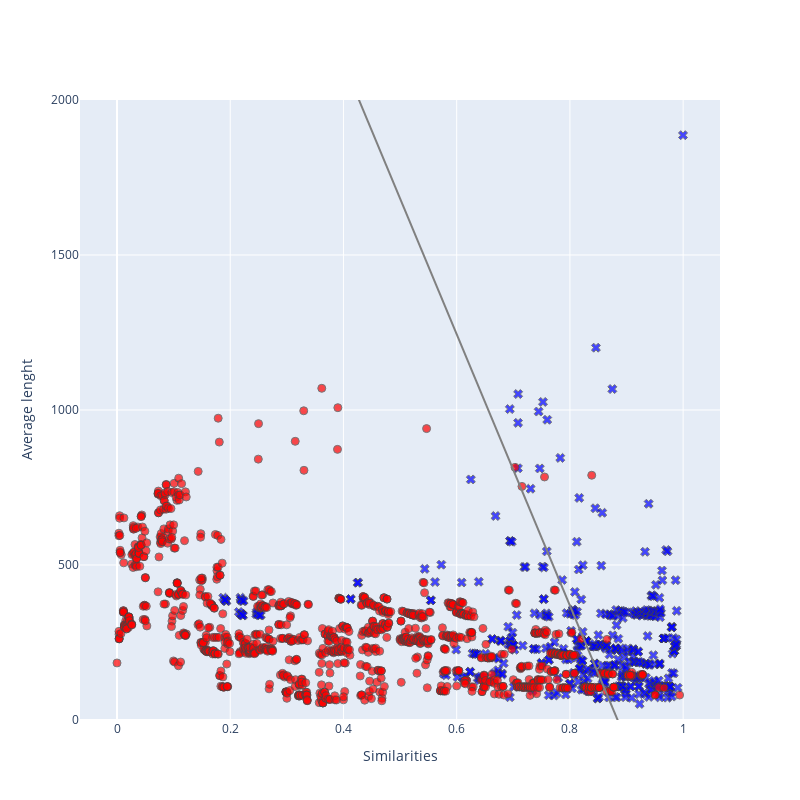
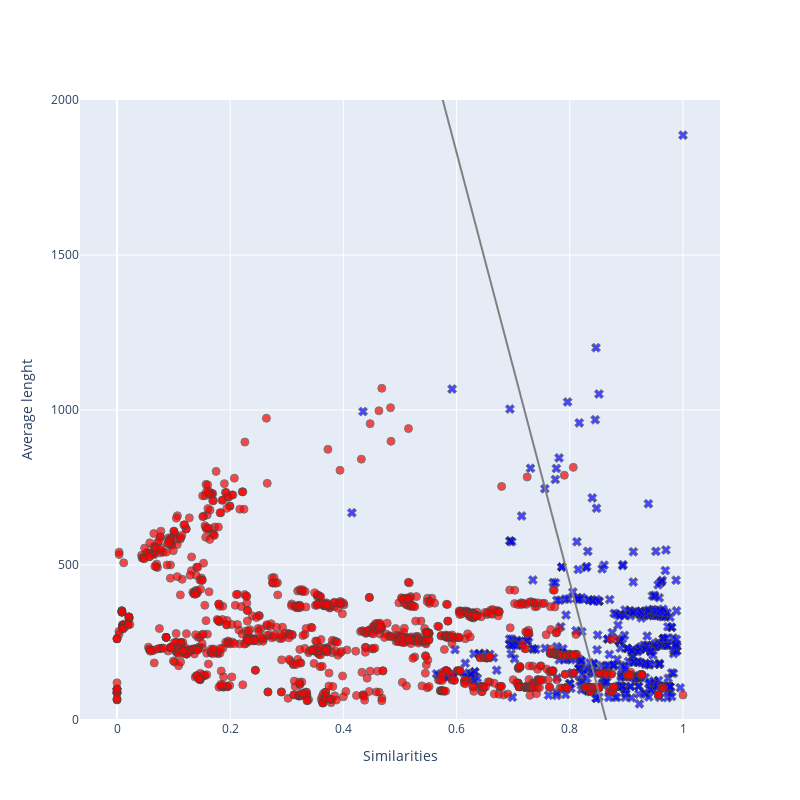

Notebook cell for these charts, in order:
### Code cell
from similarities.lcs_similarity import LCSSimilarity
hist_file('filtered.csv', LCSSimilarity(vectorized=False))
hist_file('filtered.csv', LCSSimilarity(vectorized=True))

### Figure 1 — Plotly figure (JSON) as saved in the notebook; plotly's stock layout.template omitted (floating-point values rounded to 4 significant figures; data arrays with more than 128 entries replaced by an {"elided": "..."} marker saying what was removed)
{"data": [{"marker": {"color": "blue", "line": {"width": 1}, "opacity": 0.7, "size": 8, "symbol": "x"}, "mode": "markers", "name": "positive", "showlegend": false, "type": "scatter", "x": {"elided": "440 float values"}, "y": {"elided": "440 float values"}}, {"marker": {"color": "red", "line": {"width": 1}, "opacity": 0.7, "size": 8, "symbol": "circle"}, "mode": "markers", "name": "negative", "showlegend": false, "type": "scatter", "x": {"elided": "1178 float values"}, "y": {"elided": "1178 float values"}}, {"line": {"color": "gray"}, "mode": "lines", "name": "decision boundary", "showlegend": false, "type": "scatter", "x": [0, 0.02041, 0.04082, 0.06122, 0.08163, 0.102, 0.1224, 0.1429, 0.1633, 0.1837, 0.2041, 0.2245, 0.2449, 0.2653, 0.2857, 0.3061, 0.3265, 0.3469, 0.3673, 0.3878, 0.4082, 0.4286, 0.449, 0.4694, 0.4898, 0.5102, 0.5306, 0.551, 0.5714, 0.5918, 0.6122, 0.6327, 0.6531, 0.6735, 0.6939, 0.7143, 0.7347, 0.7551, 0.7755, 0.7959, 0.8163, 0.8367, 0.8571, 0.8776, 0.898, 0.9184, 0.9388, 0.9592, 0.9796, 1], "y": [3871.0, 3782.0, 3692.0, 3603.0, 3514.0, 3424.0, 3335.0, 3246.0, 3156.0, 3067.0, 2978.0, 2888.0, 2799.0, 2710.0, 2620.0, 2531.0, 2442.0, 2352.0, 2263.0, 2174.0, 2084.0, 1995.0, 1906.0, 1816.0, 1727.0, 1638.0, 1548.0, 1459.0, 1370.0, 1280.0, 1191.0, 1102.0, 1012.0, 922.8, 833.5, 744.1, 654.8, 565.5, 476.1, 386.8, 297.4, 208.1, 118.8, 29.42, -59.92, -149.3, -238.6, -327.9, -417.3, -506.6]}], "layout": {"height": 800, "width": 800, "xaxis": {"title": {"text": "Similarities"}}, "yaxis": {"range": [0, 2000], "title": {"text": "Average lenght"}}}}

### Figure 2 — Plotly figure (JSON) as saved in the notebook; plotly's stock layout.template omitted (floating-point values rounded to 4 significant figures; data arrays with more than 128 entries replaced by an {"elided": "..."} marker saying what was removed)
{"data": [{"marker": {"color": "blue", "line": {"width": 1}, "opacity": 0.7, "size": 8, "symbol": "x"}, "mode": "markers", "name": "positive", "showlegend": false, "type": "scatter", "x": {"elided": "440 float values"}, "y": {"elided": "440 float values"}}, {"marker": {"color": "red", "line": {"width": 1}, "opacity": 0.7, "size": 8, "symbol": "circle"}, "mode": "markers", "name": "negative", "showlegend": false, "type": "scatter", "x": {"elided": "1178 float values"}, "y": {"elided": "1178 float values"}}, {"line": {"color": "gray"}, "mode": "lines", "name": "decision boundary", "showlegend": false, "type": "scatter", "x": [0, 0.02041, 0.04082, 0.06122, 0.08163, 0.102, 0.1224, 0.1429, 0.1633, 0.1837, 0.2041, 0.2245, 0.2449, 0.2653, 0.2857, 0.3061, 0.3265, 0.3469, 0.3673, 0.3878, 0.4082, 0.4286, 0.449, 0.4694, 0.4898, 0.5102, 0.5306, 0.551, 0.5714, 0.5918, 0.6122, 0.6327, 0.6531, 0.6735, 0.6939, 0.7143, 0.7347, 0.7551, 0.7755, 0.7959, 0.8163, 0.8367, 0.8571, 0.8776, 0.898, 0.9184, 0.9388, 0.9592, 0.9796, 1], "y": [5989.0, 5847.0, 5706.0, 5564.0, 5423.0, 5281.0, 5140.0, 4998.0, 4857.0, 4716.0, 4574.0, 4433.0, 4291.0, 4150.0, 4008.0, 3867.0, 3726.0, 3584.0, 3443.0, 3301.0, 3160.0, 3018.0, 2877.0, 2735.0, 2594.0, 2453.0, 2311.0, 2170.0, 2028.0, 1887.0, 1745.0, 1604.0, 1463.0, 1321.0, 1180.0, 1038.0, 896.8, 755.3, 613.9, 472.5, 331.0, 189.6, 48.16, -93.27, -234.7, -376.1, -517.6, -659.0, -800.5, -941.9]}], "layout": {"height": 800, "width": 800, "xaxis": {"title": {"text": "Similarities"}}, "yaxis": {"range": [0, 2000], "title": {"text": "Average lenght"}}}}
